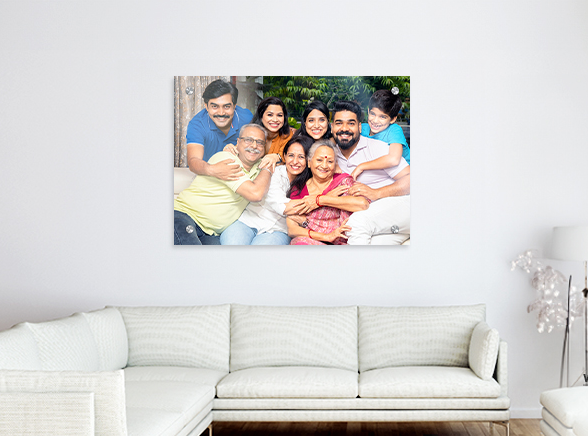
#> input picture images/familyimage.png, 588 x 436 px
$ python -i edges.py   (imports and definitions only)   (older library calls are emulated)
#> lines starting #> are read from the running program, lines starting #| are printed output that depends on the picture
# src/edges.py
import cv2
import numpy as np

def apply_sobel_edges(image):
    gray = cv2.cvtColor(image, cv2.COLOR_RGB2GRAY)
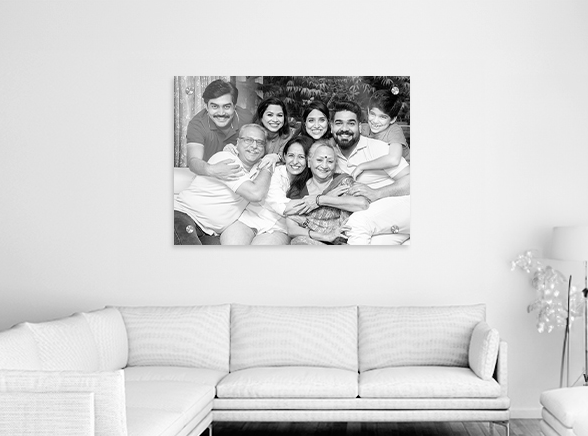
#> gray: shape (436, 588); min 0, max 255, mean 213.8
    grad_x = cv2.Sobel(gray, cv2.CV_64F, 1, 0, ksize=3)
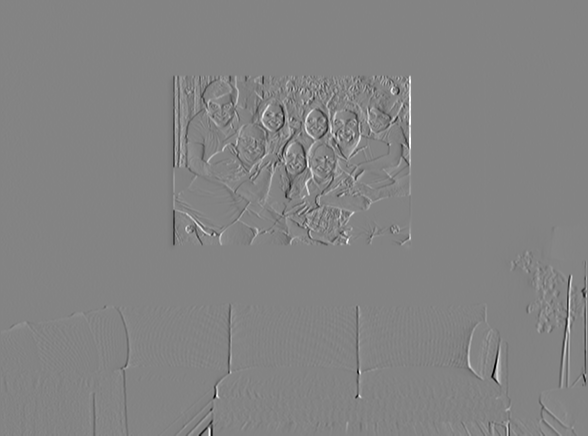
#> grad_x: shape (436, 588) float64; min -937, max 877, mean -0.1; drawn with min black and max white
    grad_y = cv2.Sobel(gray, cv2.CV_64F, 0, 1, ksize=3)
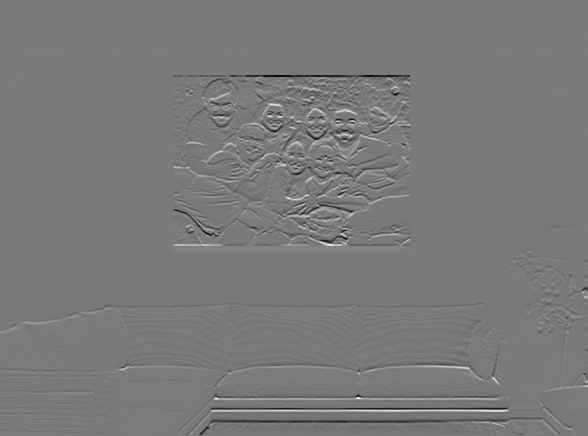
#> grad_y: shape (436, 588) float64; min -925, max 1003, mean -2.1; drawn with min black and max white

    magnitude = cv2.magnitude(grad_x, grad_y)
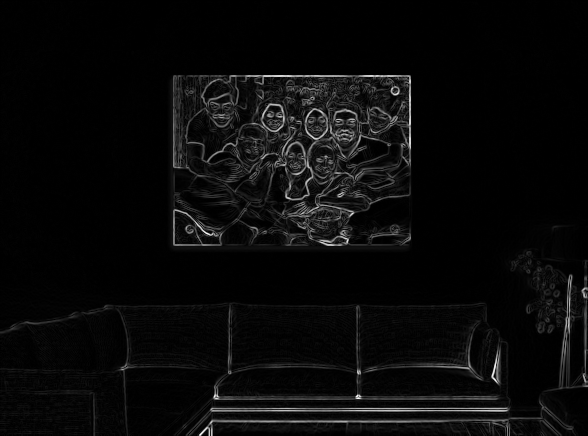
#> magnitude: shape (436, 588) float64; min 0, max 1024.4, mean 40.3; drawn with min black and max white
    normalized = cv2.normalize(magnitude, None, 0, 255, cv2.NORM_MINMAX)
    edge_map = np.uint8(normalized)

    # Convert back to RGB to blend with original
    edge_rgb = cv2.cvtColor(edge_map, cv2.COLOR_GRAY2RGB)
    blended = cv2.addWeighted(image, 0.8, edge_rgb, 0.2, 0)
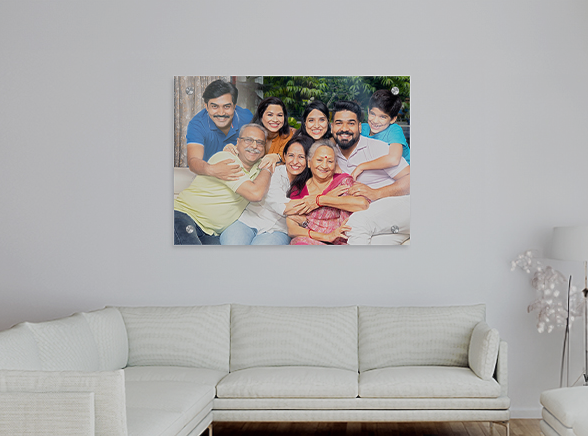
#> blended: shape (436, 588, 3); mean R, G, B 174.2, 172.7, 171.4

    return blended

>>> import cv2
>>> picture = cv2.cvtColor(cv2.imread('../images/familyimage.png'), cv2.COLOR_BGR2RGB)
>>> result = apply_sobel_edges(picture)

$ run again, on images/familyinimage.png
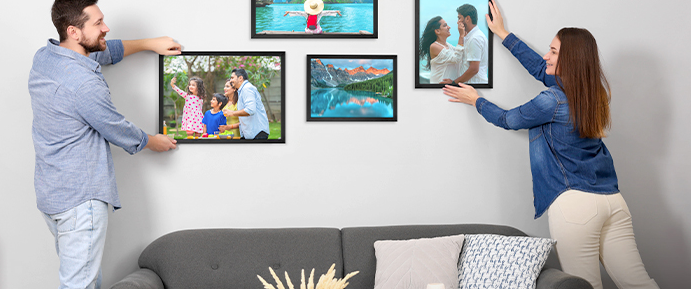
#> input picture images/familyinimage.png, 691 x 289 px
#> in apply_sobel_edges, `magnitude = cv2.magnitude(grad_x, grad_y)`:
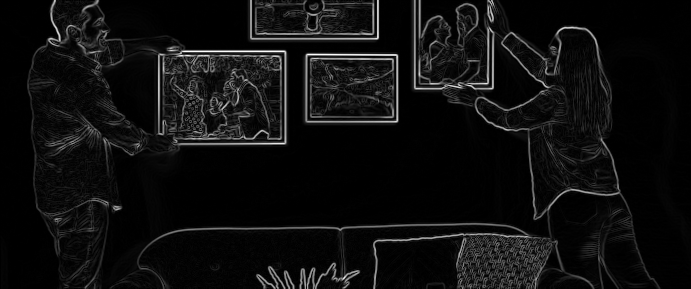
#> magnitude: shape (289, 691) float64; min 0, max 1020, mean 60.8; drawn with min black and max white
#> in apply_sobel_edges, `blended = cv2.addWeighted(image, 0.8, edge_rgb, 0.2, 0)`:
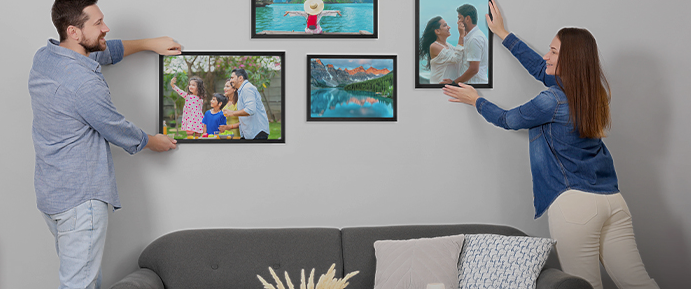
#> blended: shape (289, 691, 3); mean R, G, B 140.7, 142.4, 144.1
